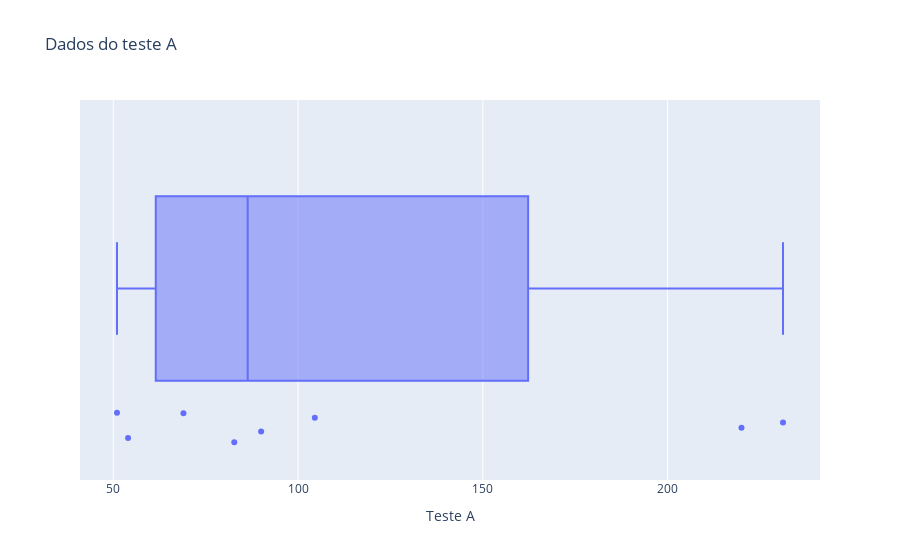

Here is the notebook cell this chart was saved with:
### Markdown cell above
#### Após a retirada dos dados descrepantes, podemos identificar que a dispersão dos dados do teste A foi reduzida.

### Code cell
fig = px.box(teste_a,x='Teste A',points='all',title='Dados do teste A')
fig.show()

### Figure 1 — Plotly figure (JSON) as saved in the notebook; plotly's stock layout.template omitted (floating-point values rounded to 4 significant figures)
{"data": [{"alignmentgroup": "True", "boxpoints": "all", "hovertemplate": "Teste A=%{x}<extra></extra>", "legendgroup": "", "marker": {"color": "#636efa"}, "name": "", "notched": false, "offsetgroup": "", "orientation": "h", "showlegend": false, "type": "box", "x": [220, 54, 90, 51, 231.2, 104.5, 82.74, 68.98], "x0": " ", "xaxis": "x", "y0": " ", "yaxis": "y"}], "layout": {"boxmode": "group", "legend": {"tracegroupgap": 0}, "title": {"text": "Dados do teste A"}, "xaxis": {"anchor": "y", "domain": [0, 1], "title": {"text": "Teste A"}}, "yaxis": {"anchor": "x", "domain": [0, 1]}}}
